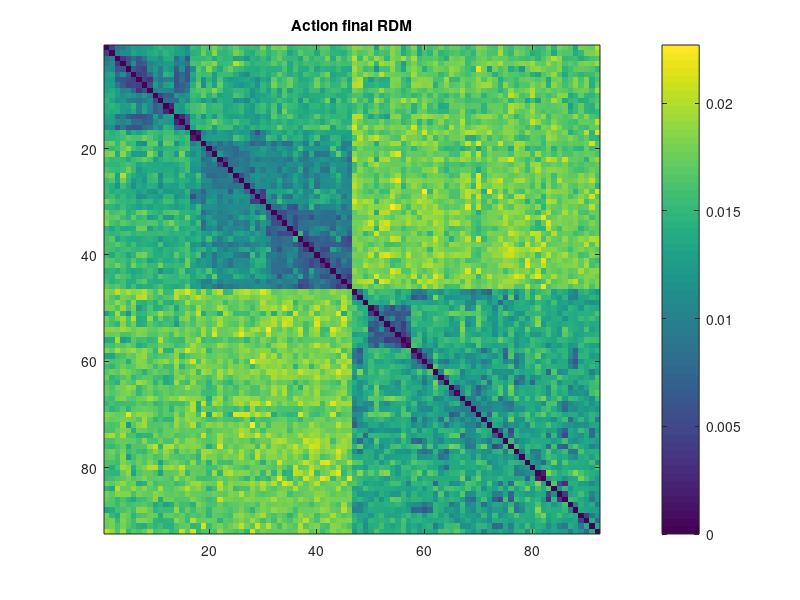

Write MATLAB code to recreate this figure.
%% Random image RDM selection
clear all;close all;clc;
rng(0);

estimated_rdm = load ('estimate_RDM_ltv_action.mat');  
comparisons = estimated_rdm.estimate_RDM_ltv;

nStimuli=92;
nComparisons = ((nStimuli^2)-nStimuli)/2; % counts only one way and not the same imgs

rdm = NaN(92,92);

countComparison=0;
for img_1 = 1:nStimuli-1
	for img_2 = img_1+1:nStimuli
        countComparison=countComparison+1;
        
        rdm(img_1,img_2) = comparisons(countComparison); 
        rdm(img_2,img_1) = comparisons(countComparison);
            
    end   
end
for imag = 1:92
    rdm(imag,imag)=0;
end

figure(); image(rdm,'CDataMapping','scaled');C = colorbar;title('Action final RDM');caxis([0 0.0227]);
save('final_RDM_action','rdm');